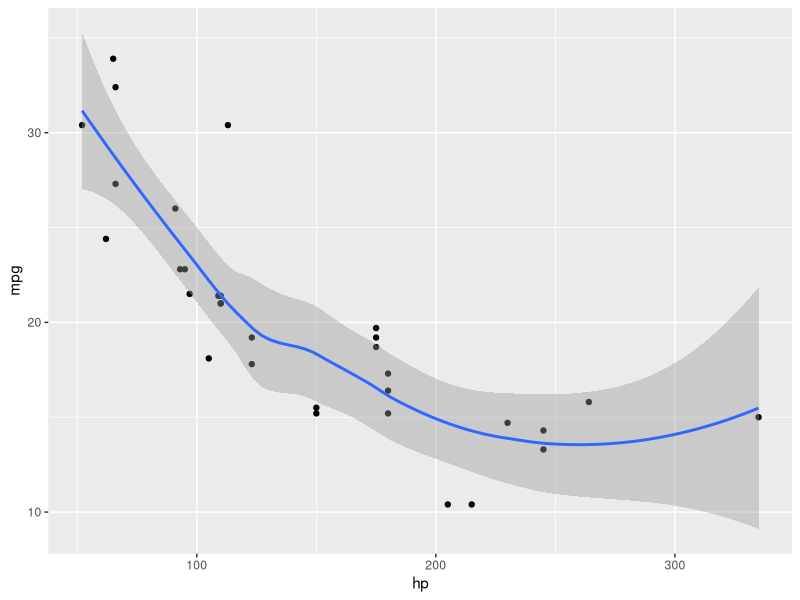
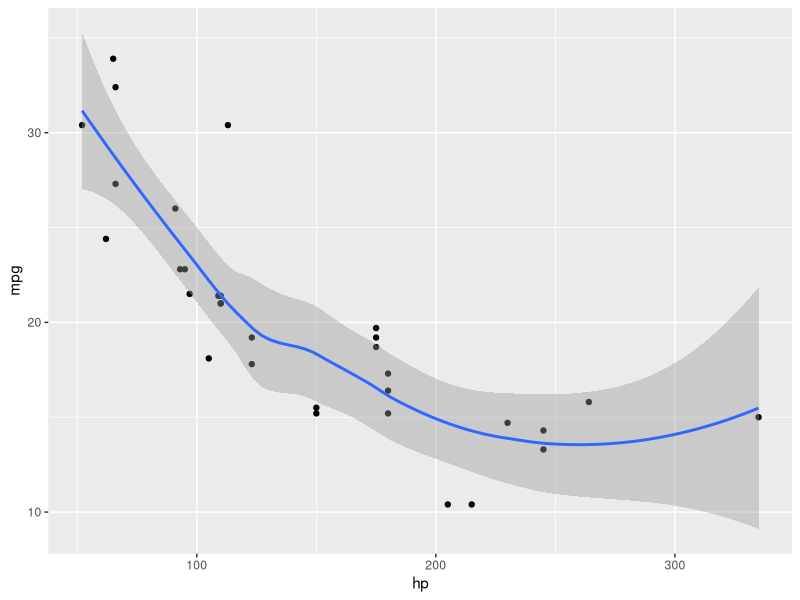
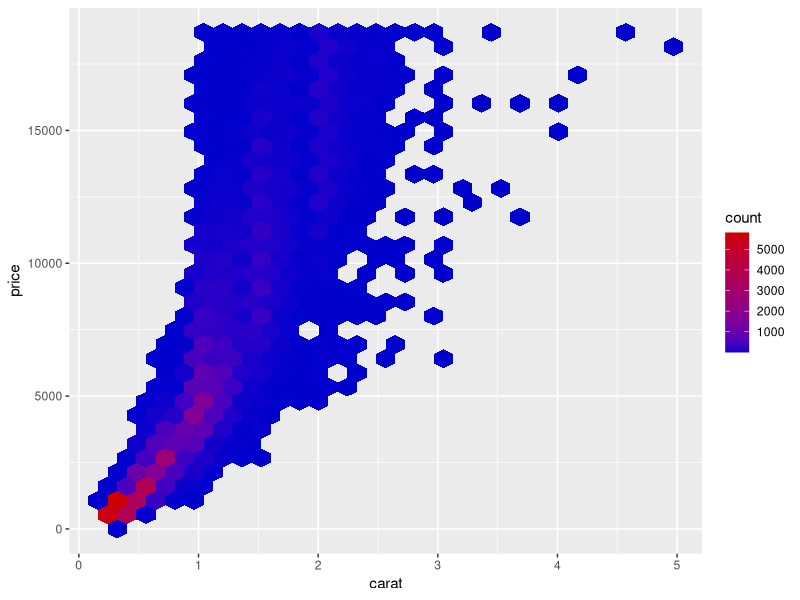
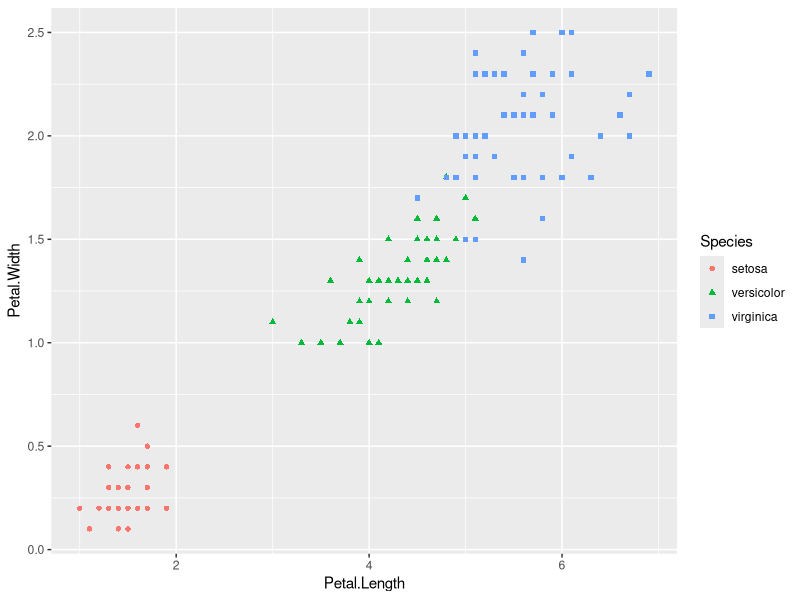
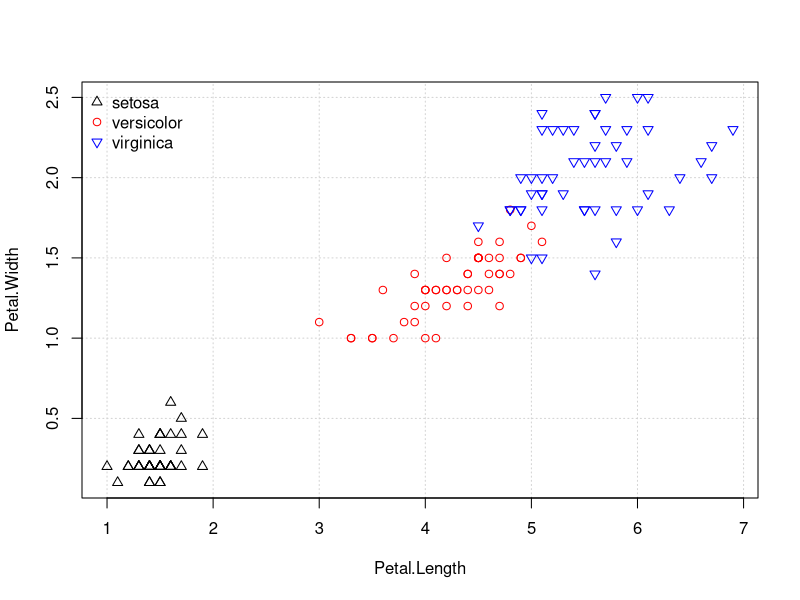
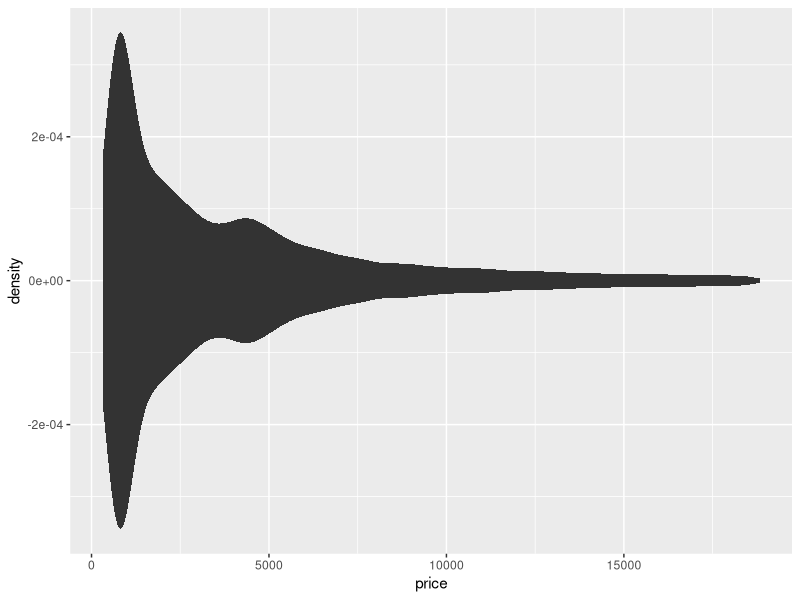

Reproduce these figures in R, in order. (Note: this script raises an error after producing the figures.)
## ---- chunk 1
library(ggplot2)

p <- ggplot(aes(x = hp, y = mpg), data = mtcars) +
  geom_point() # layer of scatterplot
p + geom_smooth(method = "loess") # add layer of smooth
## ---- chunk 2
library(ggplot2)

ggplot(aes(x = hp, y = mpg), data = mtcars) +
  geom_point() +
  geom_smooth(method = "loess")
## ---- chunk 3
# install.packages("hexbin")
## ---- chunk 4
library(ggplot2)

ggplot(aes(x = carat, y = price), data = diamonds) +
  geom_hex() +
  scale_fill_gradient(low = "blue3", high = "red3")
## ---- chunk 5
library(ggplot2)

ggplot(aes(x = Petal.Length, y = Petal.Width), data = iris) +
  geom_point(aes(color = Species, shape = Species))
## ---- chunk 6
# iris species converted to type integer 1, 2, 3 for further using vectors
idx <- as.integer(iris[["Species"]])
plot(iris[, 3:4],
  pch = c(24, 21, 25)[idx],
  col = c("black", "red", "blue")[idx], panel.first = grid()
)
legend("topleft",
  legend = levels(iris[["Species"]]),
  col = c("black", "red", "blue"), pch = c(24, 21, 25), bty = "n"
)
## ---- chunk 7
iris
## ---- chunk 8
iris$Species
## ---- chunk 9
iris[["Species"]]
## ---- chunk 10
as.integer(iris[["Species"]])
## ---- chunk 11
levels(iris[["Species"]])
## ---- chunk 12
idx <- as.integer(iris[["Species"]])
idx
## ---- chunk 13
idx <- as.integer(iris[["Species"]])
c(24, 21, 25)[idx]
## ---- chunk 14
library(ggplot2)

ggplot(diamonds, aes(x = price)) +
  stat_density(aes(ymax = ..density.., ymin = -..density..),
    geom = "ribbon", position = "identity"
  )
## ---- chunk 15
library(ggplot2)

data(quake6, package = "MSG")
ggplot(quake6, aes(x = year, y = month)) +
  stat_sum(aes(size = ..n..)) + scale_size(range = c(1, 8))
## ---- chunk 16
library(ggplot2)

p <- ggplot(aes(x = cut, y = log(price)), data = diamonds) +
  geom_boxplot()
p
p + coord_flip()
## ---- chunk 17
library(ggplot2)

ggplot(aes(x = cut, fill = cut), data = diamonds) +
  coord_polar() +
  geom_bar(width = 1, show.legend = FALSE)
## ---- chunk 18
library(ggplot2)

ggplot(aes(x = carat), data = diamonds) +
  geom_density() +
  facet_grid(cut ~ .)
## ---- chunk 19
library(ggplot2)

ggplot(aes(x = Petal.Length, y = Petal.Width), data = iris) +
  geom_point() +
  geom_jitter(color = "red")
